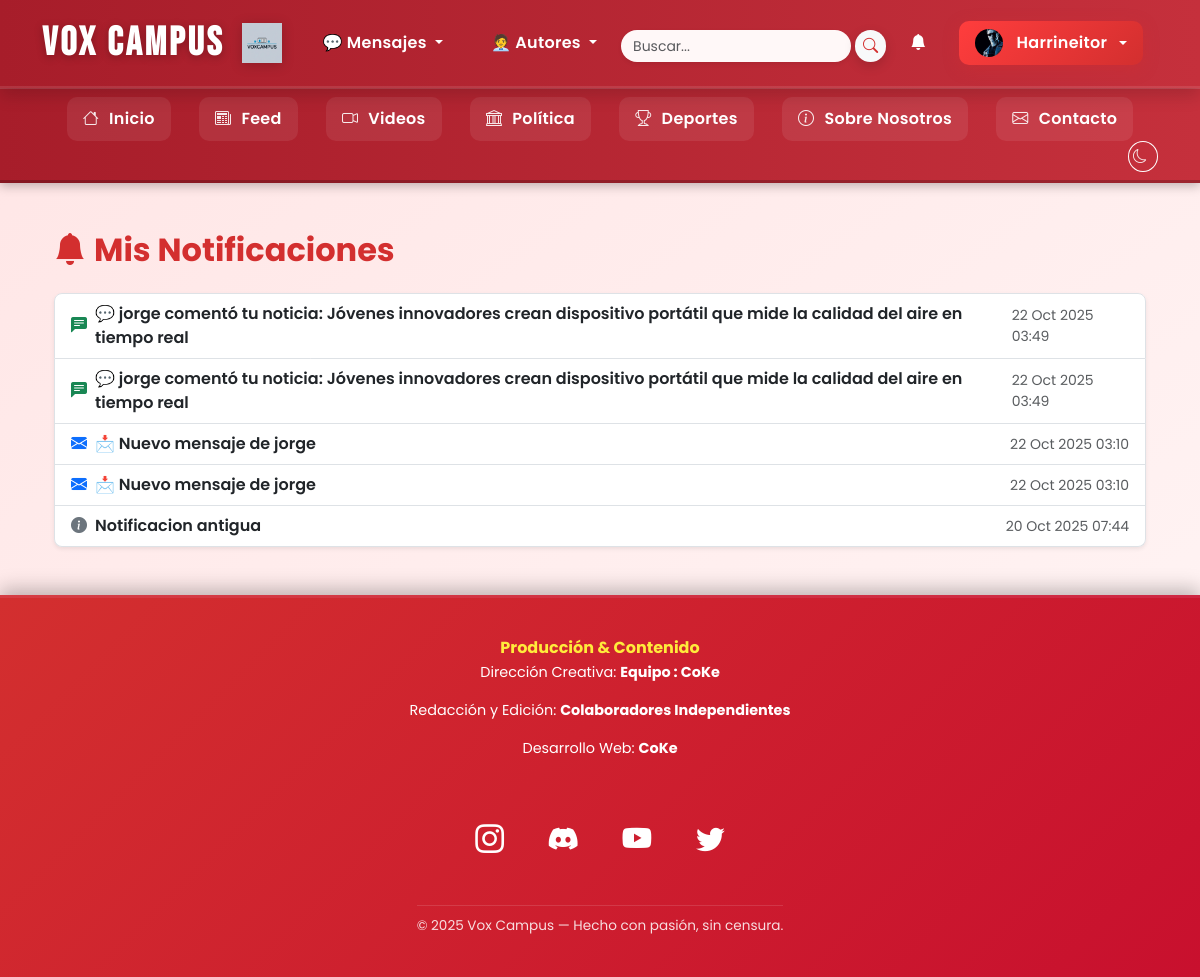
The page /notificaciones/ (signed in) on the database its author committed.
### noticias/models.py (models this page shows, shortened)
class Perfil(models.Model):
    user = models.OneToOneField(User, on_delete=models.CASCADE, related_name='perfil')
    bio = models.TextField(blank=True, null=True)
    avatar = models.ImageField(upload_to='avatares/', blank=True, null=True)
    rol = models.CharField(
        max_length=20,
        choices=[('autor', 'Autor'), ('admin', 'Administrador')],
        default='autor'
    )

class Notificacion(models.Model):
    usuario = models.ForeignKey(User, on_delete=models.CASCADE)
    tipo = models.CharField(max_length=50)
    contenido = models.TextField()
    url = models.URLField(blank=True, null=True)
    leido = models.BooleanField(default=False)
    fecha = models.DateTimeField(auto_now_add=True)

### noticias/views.py (the view)
# urls.py: path('notificaciones/', views.notificaciones, name='notificaciones'),
@login_required
def notificaciones(request):
    notificaciones = Notificacion.objects.filter(usuario=request.user).order_by('-fecha')
    notificaciones.update(leido=True)
    return render(request, 'noticias/notificaciones.html', {'notificaciones': notificaciones})

### noticias/context_processors.py (called while the page is built)
def contadores_globales(request):
    if request.user.is_authenticated:
        notif_count = Notificacion.objects.filter(usuario=request.user, leido=False).count()
        mensajes_no_leidos = Mensaje.objects.filter(receptor=request.user, leido=False).count() if hasattr(request.user, 'mensaje_set') else 0
    else:
        notif_count = 0
        mensajes_no_leidos = 0
    return {
        'notif_count': notif_count,
        'mensajes_no_leidos': mensajes_no_leidos,
    }

def notificaciones_context(request):
    if request.user.is_authenticated:
        notif_count = Notificacion.objects.filter(usuario=request.user, leido=False).count()
    else:
        notif_count = 0
    return {'notif_count': notif_count}

### templates/noticias/notificaciones.html (shortened to what this page needs)
{% extends 'noticias/base.html' %}
{% block content %}
<div class="container my-5">
   <h2 class="fw-bold text-danger mb-4">
      <i class="bi bi-bell-fill me-2"></i>Mis Notificaciones
   </h2>
   {% if notificaciones %}
   <ul class="list-group shadow-sm rounded-3">
      {% for n in notificaciones %}
      <li class="list-group-item d-flex justify-content-between align-items-center {% if not n.leido %}bg-light{% endif %}">
         <div class="d-flex align-items-center">
            {% if n.tipo == "mensaje" %}
               <i class="bi bi-envelope-fill text-primary me-2"></i>
            {% elif n.tipo == "comentario" %}
               <i class="bi bi-chat-left-text-fill text-success me-2"></i>
            {% else %}
               <i class="bi bi-info-circle-fill text-secondary me-2"></i>
            {% endif %}
            {% if n.url %}
               <a href="{{ n.url }}" class="text-decoration-none text-dark fw-semibold">{{ n.contenido }}</a>
            {% else %}
               <span class="text-dark fw-semibold">{{ n.contenido }}</span>
            {% endif %}
         </div>
         <small class="text-muted">{{ n.fecha|date:"d M Y H:i" }}</small>
      </li>
      {% endfor %}
   </ul>
   {% else %}
   <div class="text-center py-5">
      <p class="text-muted fs-5">🔕 No tienes notificaciones aún</p>
   </div>
   {% endif %}
</div>
{% endblock %}

### templates/noticias/base.html (shortened to what this page needs)
{% load static %}
<!DOCTYPE html>
<html lang="es">
<head>
   <link href="https://cdn.jsdelivr.net/npm/bootstrap@5.3.2/dist/css/bootstrap.min.css" rel="stylesheet" />
   <link href="https://cdn.jsdelivr.net/npm/bootstrap-icons@1.11.1/font/bootstrap-icons.css" rel="stylesheet" />
   <link rel="stylesheet" href="{% static 'webnoticias/css/style.css' %}?v=v38" />
</head>
<body>
   <nav class="navbar navbar-expand-lg navbar-dark bg-danger shadow">
      <div class="container">
         <a class="navbar-brand d-flex align-items-center fw-bold"
            href="{% if user.is_authenticated and user.is_superuser %}{% url 'panel_privado' %}{% else %}{% url 'index' %}{% endif %}">
            <span class="me-2 text-white">Vox Campus</span>
            <img src="{% static 'WebNoticias/img/logo.png' %}" alt="Logo Vox Campus"
                 style="height:40px; width:auto; object-fit:contain;" />
         </a>
         <div class="collapse navbar-collapse" id="navbarNav">
            <ul class="navbar-nav mx-auto align-items-center gap-2">
               {% if user.is_authenticated %}
               <li class="nav-item dropdown">
                  <a class="nav-link dropdown-toggle" href="#" id="mensajesDropdown" role="button" data-bs-toggle="dropdown">
                     💬 Mensajes
                  </a>
               </li>
               {% endif %}
               {% if user.is_authenticated %}
               <li class="nav-item dropdown">
                  <a class="nav-link dropdown-toggle" href="#" id="reporterosDropdown" role="button" data-bs-toggle="dropdown" aria-expanded="false">
                     🧑‍💼 Autores
                  </a>
             {% endif %}
            <ul class="navbar-nav align-items-center gap-0">
               {% if user.is_authenticated %}
                  <li class="nav-item">
                     <form id="buscador" class="d-flex align-items-center" role="search" method="get" action="{% url 'buscar' %}">
                        <input id="input-busqueda" class="form-control form-control-sm rounded-pill shadow-sm border-0 me-1"
                           type="search" placeholder="Buscar..." name="q" required />
                        <button class="btn btn-light btn-sm rounded-pill px-2 py-0" type="submit" style="height:32px;">
                           <i class="bi bi-search text-danger"></i>
                        </button>
                     </form>
                  </li>
                  <li class="nav-item position-relative">
                     <a href="{% url 'notificaciones' %}" class="nav-link position-relative">
                        <i class="bi bi-bell-fill"></i>
                     </a>
                  </li>
                  <li class="nav-item dropdown">
                     <a class="nav-link dropdown-toggle btn-login px-3 py-2" href="#" id="userDropdown"
                        role="button" data-bs-toggle="dropdown">
                        {% if user.perfil.avatar %}
                           <img src="{{ user.perfil.avatar.url }}" alt="avatar"
                              style="width:28px; height:28px; border-radius:50%; object-fit:cover; margin-right:6px;" />
                        {% else %}
                           <i class="bi bi-person-circle me-1"></i>
                        {% endif %}
                        {{ user.username }}
                     </a>
                  </li>
               {% else %}
                  <li class="nav-item"><a class="btn btn-login fw-bold px-3 py-1" href="{% url 'login' %}">Iniciar Sesión</a></li>
                  <li class="nav-item"><a href="{% url 'registro' %}" class="btn-register px-3 py-1">Regístrate</a></li>
               {% endif %}
            </ul>
         </div>
      </div>
   </nav>
   <div class="subnav">
      <div class="container text-center py-2">
         {% if user.is_authenticated and user.is_superuser %}
            <a href="{% url 'panel_privado' %}" class="subnav-link"><i class="bi bi-house-door"></i> Inicio Privado</a>
         {% else %}
            <a href="{% url 'index' %}" class="subnav-link"><i class="bi bi-house"></i> Inicio</a>
         {% endif %}
         <a href="{% url 'feed' %}" class="subnav-link"><i class="bi bi-newspaper"></i> Feed</a>
         <a href="{% url 'videos' %}" class="subnav-link"><i class="bi bi-camera-video"></i> Videos</a>
         <a href="{% url 'politica' %}" class="subnav-link"><i class="bi bi-bank"></i> Política</a>
         <a href="{% url 'deportes' %}" class="subnav-link"><i class="bi bi-trophy"></i> Deportes</a>
         <a href="{% url 'sobre' %}" class="subnav-link"><i class="bi bi-info-circle"></i> Sobre Nosotros</a>
         <a href="{% url 'contacto' %}" class="subnav-link"><i class="bi bi-envelope"></i> Contacto</a>
         <li class="nav-item d-flex align-items-center ms-2">
            <button id="theme-toggle" class="btn btn-outline-light btn-sm rounded-circle p-1" title="Cambiar tema">
               <i class="bi bi-moon"></i>
            </button>
         </li>
      </div>
   </div>
   <main class="container my-4">
      {% block content %}{% endblock %}
   </main>
   <footer class="footer-premium">
      <div class="footer-container">
         <div class="footer-credits">
            <h4>Producción & Contenido</h4>
            <p>Dirección Creativa: <strong>Equipo : CoKe</strong></p>
            <p>Redacción y Edición: <strong>Colaboradores Independientes</strong></p>
            <p>Desarrollo Web: <strong>CoKe</strong></p>
         </div>
         <div class="footer-social">
            <a href="https://www.instagram.com" target="_blank" class="social-icon"><i class="bi bi-instagram"></i></a>
            <a href="https://discord.com" target="_blank" class="social-icon"><i class="bi bi-discord"></i></a>
            <a href="https://www.youtube.com" target="_blank" class="social-icon"><i class="bi bi-youtube"></i></a>
            <a href="https://twitter.com" target="_blank" class="social-icon"><i class="bi bi-twitter"></i></a>
         </div>
         <div class="footer-bottom">
            <p>&copy; 2025 Vox Campus — Hecho con pasión, sin censura.</p>
         </div>
      </div>
   </footer>
</body>
</html>

### noticias/static/WebNoticias/css/base.css (style rules this page uses)
body { font-family: 'Poppins', sans-serif; color: #212529; scroll-behavior: smooth; margin: 0; background: linear-gradient(145deg, #ffe5e5, #fff6f6); background-attachment: fixed; transition: background-color 0.4s ease, color 0.4s ease; }
a { text-decoration: none; transition: all 0.2s ease; }
.container main, main.container { display:block; }
.navbar-brand img { height: 75px; width: auto; margin-left: 10px; vertical-align: middle; display: inline-block; filter: drop-shadow(0 2px 6px rgba(0,0,0,0.18)); }

### noticias/static/WebNoticias/css/navbar.css (style rules this page uses)
.navbar { background: linear-gradient(90deg, #a71d2a, #c5303c); box-shadow: 0 4px 10px rgba(0,0,0,0.4); border-bottom: 2px solid rgba(255,255,255,0.1); }
.navbar-brand { font-family: 'Bebas Neue','Montserrat',Arial,sans-serif; font-size: 2.5rem; letter-spacing: 3px; color: #fff !important; text-shadow: 0 2px 8px rgba(0,0,0,0.25); transition: transform 0.2s, text-shadow 0.3s; padding-right: 8px; }
.navbar-nav .nav-item { margin: 0 8px; }
.navbar .nav-link { color: #fff; font-weight: 600; letter-spacing: 0.3px; transition: all 0.3s ease; border-radius: 10px; padding: 8px 14px; font-size: 1rem; margin-right: .5rem; }
#theme-toggle { margin-left: auto;; border-color: #fff; color: #fff; transition: all 0.3s ease; }
.subnav { background: linear-gradient(90deg, #a71d2a, #c5303c); border-top: 1px solid rgba(255,255,255,0.15); border-bottom: 3px solid rgba(0,0,0,0.2); box-shadow: 0 3px 10px rgba(0,0,0,0.25); animation: fadeInDown 0.5s ease both; }
.subnav .subnav-link { display: inline-block; color: #fff; font-weight: 600; letter-spacing: 0.3px; margin: 0 12px; padding: 10px 16px; border-radius: 10px; text-decoration: none; background: rgba(255,255,255,0.08); transition: all 0.3s ease; }
.subnav i { margin-right: 6px; opacity: 0.9; }
.navbar-nav.align-items-center { align-items: center !important; }
#buscador { display: flex; align-items: center; margin-top: 5px; }
.navbar-nav.align-items-center > .nav-item { display: flex; align-items: center; }
#input-busqueda { height: 32px; line-height: 32px; padding: 0 10px; width: 200px; max-width: 240px; transition: all 0.3s ease; }
#input-busqueda { height: 32px; line-height: 32px; padding: 0 12px; width: 230px; max-width: 280px; background: #fff8f8; transition: all 0.3s ease; }

### noticias/static/WebNoticias/css/panel.css (style rules this page uses)
.navbar, .navbar * { position: relative; z-index: 1000; }

### noticias/static/WebNoticias/css/forms.css (style rules this page uses)
form input, form textarea, form select { border-radius:.5rem; border:1px solid #ced4da; padding:.75rem 1rem; transition:all .3s ease; }
.btn-login { background:linear-gradient(135deg,#ff3d3d,#d32f2f); color:#fff!important; border:none; border-radius:50px; padding:.65rem 1.8rem; font-weight:700; letter-spacing:.4px; font-size:1.05rem; transition:all .3s ease; box-shadow:0 4px 15px rgba(211,47,47,0.35); display:flex; align-items:center; justify-content:center; gap:8px; margin:0; }
form .btn { border:none; border-radius:12px; font-weight:700; padding:.6rem 1.4rem; font-size:.95rem; transition:all .3s ease; box-shadow:0 4px 12px rgba(0,0,0,.15); vertical-align:middle; }
form .btn, form a.btn { display:inline-flex; align-items:center; justify-content:center; text-decoration:none; height:45px; line-height:1; }

### noticias/static/WebNoticias/css/footer.css (style rules this page uses)
.footer-premium { background:linear-gradient(135deg,#d32f2f,#c8102e); color:#fff; text-align:center; padding:40px 15px 25px; border-top:3px solid rgba(255,255,255,.1); box-shadow:0 -6px 18px rgba(0,0,0,.25); }
.footer-container { max-width:1100px; margin:0 auto; display:flex; flex-direction:column; align-items:center; gap:1.5rem; }
.footer-credits { font-size:.9rem; color:#fff; }
.footer-credits h4 { color:#ffeb3b; font-weight:700; margin-bottom:.3rem; font-size:1rem; }
.footer-social { display:flex; justify-content:center; gap:1.3rem; margin-top:1.2rem; }
.footer-social .social-icon { color:#fff; font-size:1.6rem; transition:all .3s ease; }
.footer-bottom { border-top:1px solid rgba(255,255,255,.15); margin-top:1.2rem; padding-top:10px; font-size:.85rem; opacity:.85; }
.footer-premium .social-icon { font-size:1.8rem; color:#fff; margin:0 12px; transition: all .3s ease; }

### noticias/static/WebNoticias/css/typography.css (style rules this page uses)
h1, h2, h3, h4, h5 { color:#d32f2f; font-weight:700; }
.text-danger { color:#d32f2f !important; }

### noticias/static/WebNoticias/css/perfil.css (style rules this page uses)
.badge.bg-danger, { background: linear-gradient(135deg,#dc3545,#f85b69); }

### noticias/static/WebNoticias/css/responsive.css (style rules this page uses)
html { scroll-behavior: smooth; }

### noticias/static/WebNoticias/css/darkmode.css (style rules this page uses)
body, .panel-privado, .card, .navbar, .footer-premium { transition: background-color 0.4s ease, color 0.4s ease, box-shadow 0.4s ease; }
a, .nav-link, .btn, .card { transition: all 0.25s ease-in-out; }

### rows shown on the page
Notificacion: tipo "comentario" (drawn), contenido "💬 jorge comentó tu noticia: Jóvenes innovadores crean dispositivo portátil que mide la calidad del aire en tiempo real", fecha "22 Oct 2025 03:49"
Notificacion: tipo "comentario" (drawn), contenido "💬 jorge comentó tu noticia: Jóvenes innovadores crean dispositivo portátil que mide la calidad del aire en tiempo real", fecha "22 Oct 2025 03:49"
Notificacion: tipo "mensaje" (drawn), contenido "📩 Nuevo mensaje de jorge", fecha "22 Oct 2025 03:10"
Notificacion: tipo "mensaje" (drawn), contenido "📩 Nuevo mensaje de jorge", fecha "22 Oct 2025 03:10"
Notificacion: contenido "Notificacion antigua", fecha "20 Oct 2025 07:44"

### other values the page prints
{{ user.username }} "Harrineitor"
